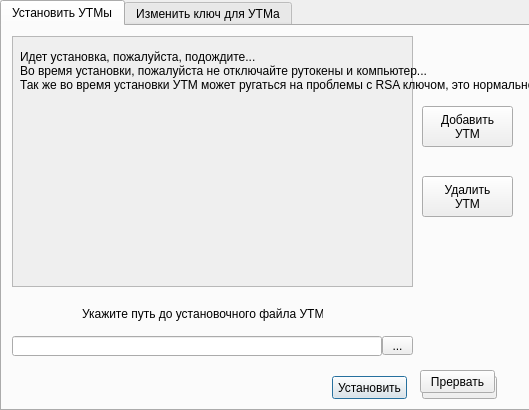
<?xml version="1.0" encoding="UTF-8"?>
<ui version="4.0">
 <class>InstallGUI</class>
 <widget class="QDialog" name="InstallGUI">
  <property name="geometry">
   <rect>
    <x>0</x>
    <y>0</y>
    <width>529</width>
    <height>410</height>
   </rect>
  </property>
  <property name="windowTitle">
   <string>Dialog</string>
  </property>
  <widget class="QLabel" name="labelInstallInfo">
   <property name="geometry">
    <rect>
     <x>20</x>
     <y>120</y>
     <width>421</width>
     <height>20</height>
    </rect>
   </property>
   <property name="text">
    <string/>
   </property>
  </widget>
  <widget class="QLabel" name="labelInstallGif">
   <property name="geometry">
    <rect>
     <x>460</x>
     <y>130</y>
     <width>41</width>
     <height>41</height>
    </rect>
   </property>
   <property name="text">
    <string/>
   </property>
  </widget>
  <widget class="QProgressBar" name="progressBar">
   <property name="geometry">
    <rect>
     <x>20</x>
     <y>140</y>
     <width>441</width>
     <height>23</height>
    </rect>
   </property>
   <property name="value">
    <number>24</number>
   </property>
  </widget>
  <widget class="QTabWidget" name="tabWidget">
   <property name="geometry">
    <rect>
     <x>0</x>
     <y>0</y>
     <width>531</width>
     <height>411</height>
    </rect>
   </property>
   <property name="currentIndex">
    <number>0</number>
   </property>
   <widget class="QWidget" name="tabUnstallUTM">
    <attribute name="title">
     <string>Установить УТМы</string>
    </attribute>
    <widget class="QPushButton" name="pushButtonInstallInstall">
     <property name="geometry">
      <rect>
       <x>330</x>
       <y>350</y>
       <width>75</width>
       <height>23</height>
      </rect>
     </property>
     <property name="text">
      <string>Установить</string>
     </property>
    </widget>
    <widget class="QPushButton" name="pushButtonInstallCancel">
     <property name="geometry">
      <rect>
       <x>420</x>
       <y>350</y>
       <width>75</width>
       <height>23</height>
      </rect>
     </property>
     <property name="text">
      <string>Отменить</string>
     </property>
    </widget>
    <widget class="QScrollArea" name="scrollArea">
     <property name="geometry">
      <rect>
       <x>10</x>
       <y>10</y>
       <width>401</width>
       <height>251</height>
      </rect>
     </property>
     <property name="widgetResizable">
      <bool>true</bool>
     </property>
     <widget class="QWidget" name="scrollAreaWidgetContents">
      <property name="geometry">
       <rect>
        <x>0</x>
        <y>0</y>
        <width>397</width>
        <height>247</height>
       </rect>
      </property>
     </widget>
    </widget>
    <widget class="QPushButton" name="pushButtonInstallAddUTM">
     <property name="geometry">
      <rect>
       <x>420</x>
       <y>80</y>
       <width>91</width>
       <height>41</height>
      </rect>
     </property>
     <property name="text">
      <string>Добавить
УТМ</string>
     </property>
    </widget>
    <widget class="QLabel" name="label">
     <property name="geometry">
      <rect>
       <x>80</x>
       <y>280</y>
       <width>241</width>
       <height>16</height>
      </rect>
     </property>
     <property name="text">
      <string>Укажите путь до установочного файла УТМ</string>
     </property>
    </widget>
    <widget class="QLineEdit" name="lineEditFileUTM">
     <property name="geometry">
      <rect>
       <x>10</x>
       <y>310</y>
       <width>370</width>
       <height>20</height>
      </rect>
     </property>
    </widget>
    <widget class="QToolButton" name="toolButton">
     <property name="geometry">
      <rect>
       <x>380</x>
       <y>310</y>
       <width>31</width>
       <height>19</height>
      </rect>
     </property>
     <property name="text">
      <string>...</string>
     </property>
    </widget>
    <widget class="QPushButton" name="pushButtonInstallDeleteUTM">
     <property name="geometry">
      <rect>
       <x>420</x>
       <y>150</y>
       <width>91</width>
       <height>41</height>
      </rect>
     </property>
     <property name="text">
      <string>Удалить
УТМ</string>
     </property>
    </widget>
   </widget>
   <widget class="QWidget" name="tabChangeUTM">
    <attribute name="title">
     <string>Изменить ключ для УТМа</string>
    </attribute>
    <widget class="QPushButton" name="pushButtonChangeChange">
     <property name="geometry">
      <rect>
       <x>330</x>
       <y>350</y>
       <width>75</width>
       <height>23</height>
      </rect>
     </property>
     <property name="text">
      <string>Изменить</string>
     </property>
    </widget>
    <widget class="QPushButton" name="pushButtonChangeCancel">
     <property name="geometry">
      <rect>
       <x>420</x>
       <y>350</y>
       <width>75</width>
       <height>23</height>
      </rect>
     </property>
     <property name="text">
      <string>Отменить</string>
     </property>
    </widget>
    <widget class="QLabel" name="label_2">
     <property name="geometry">
      <rect>
       <x>70</x>
       <y>120</y>
       <width>381</width>
       <height>111</height>
      </rect>
     </property>
     <property name="text">
      <string>В разработке</string>
     </property>
    </widget>
   </widget>
  </widget>
  <widget class="QLabel" name="labelInstall">
   <property name="geometry">
    <rect>
     <x>20</x>
     <y>40</y>
     <width>511</width>
     <height>61</height>
    </rect>
   </property>
   <property name="text">
    <string>Идет установка, пожалуйста, подождите...
Во время установки, пожалуйста не отключайте рутокены и компьютер...
Так же во время установки УТМ может ругаться на проблемы с RSA ключом, это нормально...</string>
   </property>
  </widget>
  <widget class="QPushButton" name="pushButtonBreakInstall">
   <property name="geometry">
    <rect>
     <x>420</x>
     <y>370</y>
     <width>75</width>
     <height>23</height>
    </rect>
   </property>
   <property name="text">
    <string>Прервать</string>
   </property>
  </widget>
 </widget>
 <resources/>
 <connections/>
</ui>
